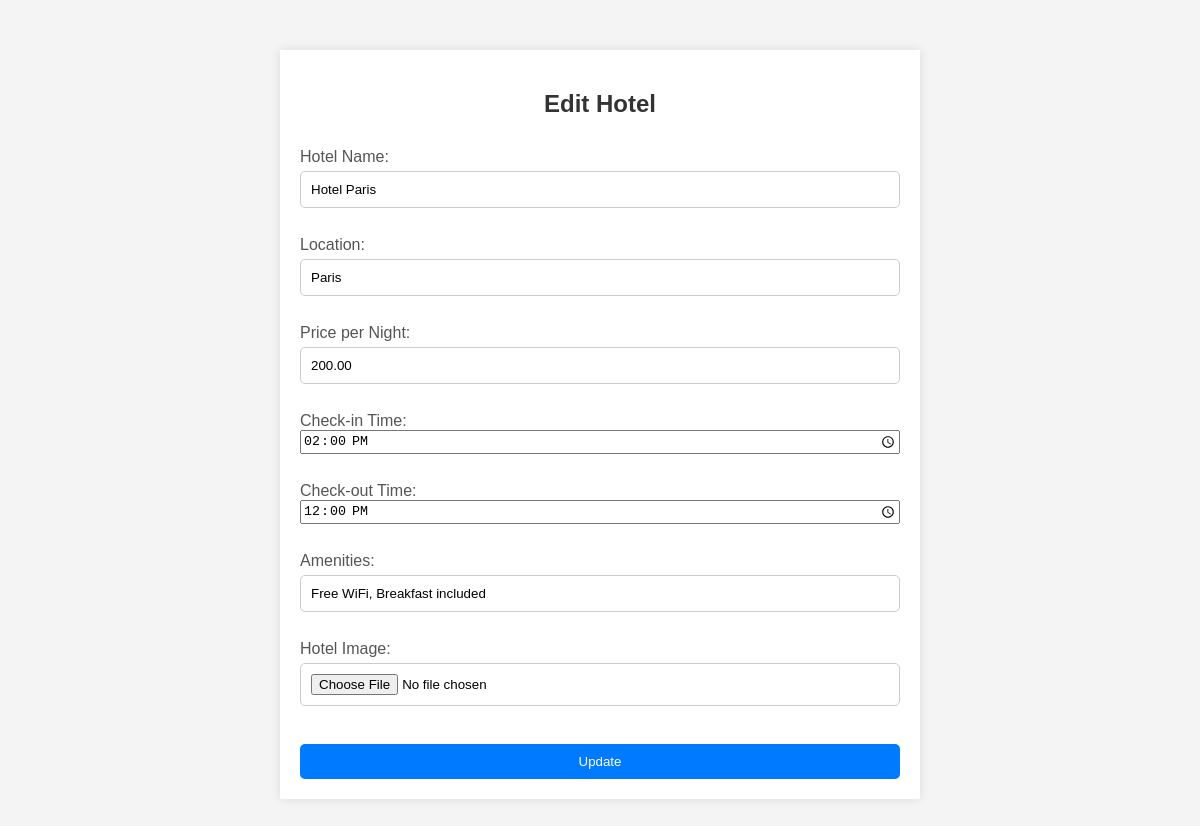
Screenshot of /edit.php?id=1&type=hotel with the database file from the repository.
### tables this page shows
CREATE TABLE Hotels (
    HotelID INT PRIMARY KEY AUTO_INCREMENT,
    HotelName VARCHAR(100) NOT NULL,
    Location VARCHAR(100) NOT NULL,
    PricePerNight DECIMAL(10, 2) NOT NULL,
    CheckInTime TIME NOT NULL,
    CheckOutTime TIME NOT NULL,
    Amenities TEXT NOT NULL,
    HotelImage VARCHAR(255) NOT NULL
);

### edit.php (the view, shortened to what this page needs)
<?php
$servername = "127.0.0.1";
$username = "root";
$password = "weneklek";
$dbname = "travel_bliss";
$conn = new mysqli($servername, $username, $password, $dbname);
if (isset($_GET['id']) && isset($_GET['type'])) {
    $id = $_GET['id'];
    $type = $_GET['type'];
    if ($type == 'user') {
        $sql = "SELECT * FROM Users WHERE UserID = $id";
        $result = $conn->query($sql);
        $user = $result->fetch_assoc();
    } elseif ($type == 'flight') {
        $sql = "SELECT * FROM Flights WHERE FlightID = $id";
        $result = $conn->query($sql);
        $flight = $result->fetch_assoc();
    } elseif ($type == 'hotel') {
        $sql = "SELECT * FROM Hotels WHERE HotelID = $id";
        $result = $conn->query($sql);
        $hotel = $result->fetch_assoc();
    } elseif ($type == 'package') {
        $sql = "SELECT * FROM Packages WHERE PackageID = $id";
        $result = $conn->query($sql);
        $package = $result->fetch_assoc();
    }
}
?>
<!DOCTYPE html>
<html lang="en">
<head>
    <link rel="stylesheet" href="css/styles.css">
    <link rel="stylesheet" href="css/register.css">
</head>
<body>
    <section>
        <h1>Edit <?php echo ucfirst($type); ?></h1>
        <form action="edit.php" method="post" enctype="multipart/form-data">
            <?php if ($type == 'user'): ?>
                <label for="name">Name:</label>
                <input type="text" id="name" name="name" value="<?php echo $user['Username']; ?>" required><br>
                <label for="email">Email:</label>
                <input type="email" id="email" name="email" value="<?php echo $user['Email']; ?>" required><br>
                <label for="sex">Sex:</label>
                <select id="sex" name="sex" required>
                    <option value="male" <?php if ($user['Sex'] == 'male') echo 'selected'; ?>>Male</option>
                    <option value="female" <?php if ($user['Sex'] == 'female') echo 'selected'; ?>>Female</option>
                    <option value="other" <?php if ($user['Sex'] == 'other') echo 'selected'; ?>>Other</option>
                </select><br>
                <label for="age">Age:</label>
                <input type="number" id="age" name="age" value="<?php echo $user['Age']; ?>" required><br>
                <label for="username">Username:</label>
                <input type="text" id="username" name="username" value="<?php echo $user['Username']; ?>" required><br>
                <label for="profile_picture">Profile Picture:</label>
                <input type="file" id="profile_picture" name="profile_picture"><br>
            <?php elseif ($type == 'hotel'): ?>
                <label for="hotel-name">Hotel Name:</label>
                <input type="text" id="hotel-name" name="hotel-name" value="<?php echo $hotel['HotelName']; ?>" required><br>
                <label for="location">Location:</label>
                <input type="text" id="location" name="location" value="<?php echo $hotel['Location']; ?>" required><br>
                <label for="price-per-night">Price per Night:</label>
                <input type="text" id="price-per-night" name="price-per-night" value="<?php echo $hotel['PricePerNight']; ?>" required><br>
                <label for="check-in-time">Check-in Time:</label>
                <input type="time" id="check-in-time" name="check-in-time" value="<?php echo $hotel['CheckInTime']; ?>" required><br>
                <label for="check-out-time">Check-out Time:</label>
                <input type="time" id="check-out-time" name="check-out-time" value="<?php echo $hotel['CheckOutTime']; ?>" required><br>
                <label for="amenities">Amenities:</label>
                <input type="text" id="amenities" name="amenities" value="<?php echo $hotel['Amenities']; ?>" required><br>
                <label for="hotel-image">Hotel Image:</label>
                <input type="file" id="hotel-image" name="hotel-image"><br>
            <?php endif; ?>
            <input type="submit" value="Update">
        </form>
    </section>
</body>
</html>

### css/styles.css (style rules this page uses)
body { margin: 0; padding: 0; font-family: Arial, sans-serif; }

### css/register.css (style rules this page uses)
body { font-family: Arial, sans-serif; background-color: #f4f4f4; margin: 0; padding: 0; }
section { max-width: 600px; margin: 50px auto; padding: 20px; background-color: white; box-shadow: 0 0 10px rgba(0, 0, 0, 0.1); }
h1 { text-align: center; color: #333; }
form { display: flex; flex-direction: column; }
label { margin-top: 10px; color: #555; }
input[type="text"], input[type="email"], input[type="number"], input[type="password"], select, input[type="file"] { padding: 10px; margin-top: 5px; border: 1px solid #ccc; border-radius: 5px; }
input[type="submit"] { margin-top: 20px; padding: 10px; background-color: #007BFF; color: white; border: none; border-radius: 5px; cursor: pointer; }

### rows the page displays
hotels: hotel-name "Hotel Paris", location "Paris", price-per-night "200.00", check-in-time "14:00:00", check-out-time "12:00:00", amenities "Free WiFi, Breakfast included"

### other values shown
$type "Hotel"
